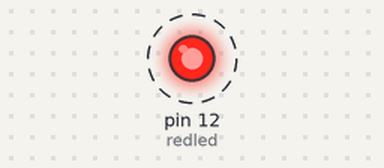
Simulated run of this sketch. Board: Arduino Uno, built with avr-gcc and run on an emulated ATmega328P. On the bench: output pins drawn as LEDs (lit = HIGH). Dashed ring = blinking.

Above: at 0.5 s.
Timing chart, 0 to 4.6 s (numbered marks = the images above):
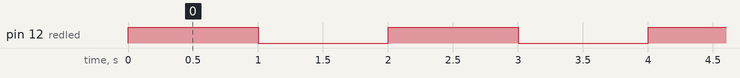

The sketch:

lesson2_1_2.ino
```cpp
// C++ code
//
#define redled 12

void setup()
{
  pinMode(redled,OUTPUT);
}

void loop()
{
  digitalWrite(redled,HIGH);
  delay(1000);
  digitalWrite(redled,LOW);
  delay(1000);
}
```

Measured:
- by itself, pin 12 (redled): alternates HIGH for 1.0 s and LOW for 1.0 s
